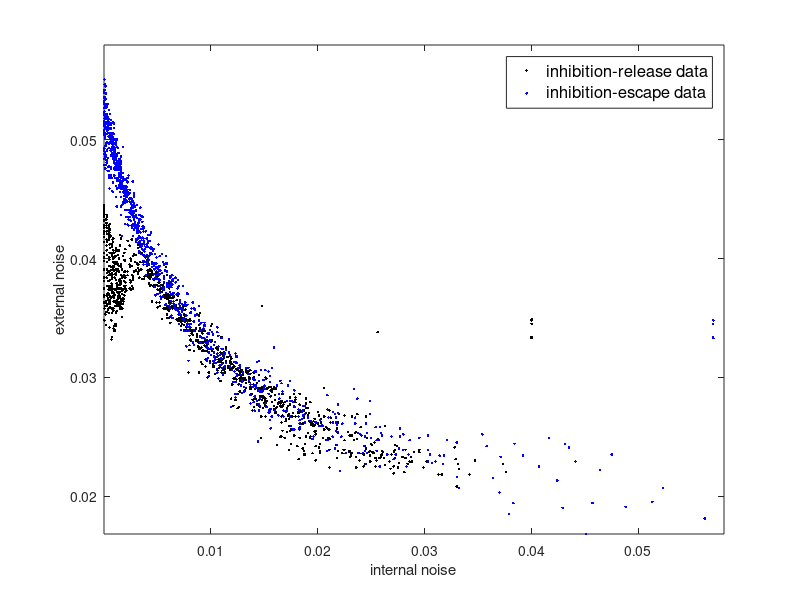

Recreate this plot in MATLAB.
% To plot Fig. 26 from precomputed data ex_in_relation.mat
% Data sets ir_ex_in.mat ie_ex_in.mat present the correspondence of two 
% inhibitory systems' responses to external noise and internal noise under 
% each combination of (CPG, FB), respectively. The firse column is the
% response to external noise and the second column is to internal noise.

load ex_in_relation.mat

figure(1)
plot(ir_ex_in(:,2),ir_ex_in(:,1),'.k','MarkerSize',6)
hold on
plot(ie_ex_in(:,2),ie_ex_in(:,1),'.b','MarkerSize',6)
hold off
axis([-inf 0.058 -inf 0.058])
h=legend('inhibition-release data','inhibition-escape data');
set(h,'FontSize',12);
xlabel('internal noise')
ylabel('external noise')